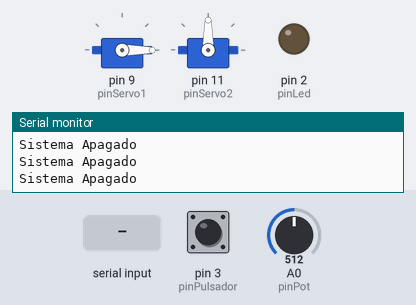
Bench run of a sketch on a simulated Arduino Uno, built with avr-gcc and run on an emulated ATmega328P. Shown: 2 × servo, output pins drawn as LEDs (lit = HIGH), the last lines printed to the serial monitor. Inputs (shaded band) come from the test bench; at power-on: pin 3 (pinPulsador) HIGH, A0 (pinPot) = 512.

Above: at 1.2 s.
1.3 s: pin 3 (pinPulsador) pulled LOW for 0.15 s
At 2.2 s:
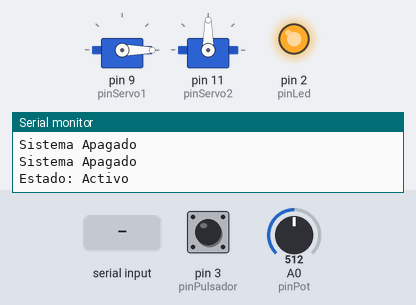
2.9 s: "90,45\n" received over Serial
At 3.6 s:
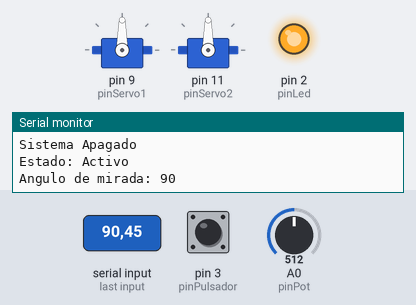
4.4 s: A0 (pinPot) set to 440
At 4.9 s:
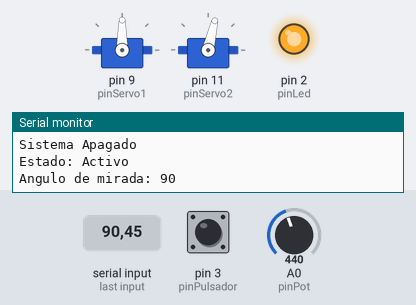
5.9 s: "30,150\n" received over Serial
At 7.1 s:
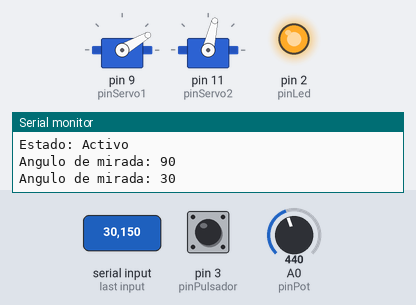
7.4 s: A0 (pinPot) set to 460
At 8.6 s:
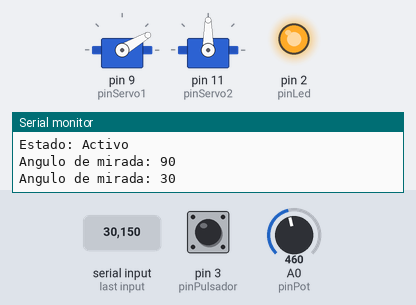
8.9 s: A0 (pinPot) set to 610
At 10.0 s:
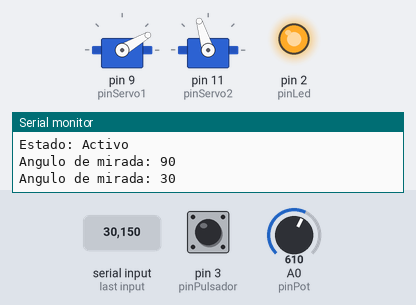
Timing chart, 0 to 11.4 s (numbered marks = the images above; inputs shaded):
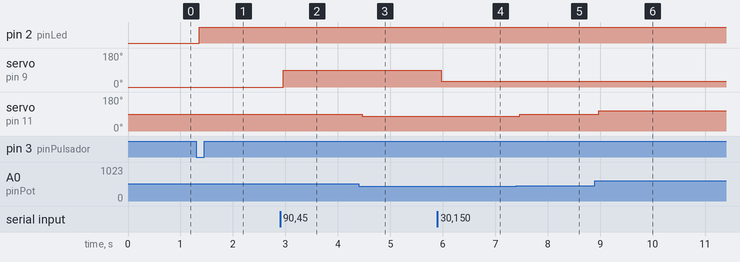

The sketch:

s_6_dos_servos.ino
```cpp
#include <Servo.h>

const int pinPulsador = 3;
const int pinPot = A0;
const int pinServo1 = 9;
const int pinServo2 = 11;
const int pinLed = 2;

bool activo = false;
int pulsoAnterior = HIGH;
Servo miServo1;
Servo miServo2;

//Funciones
//Activar y desactivar
bool leerpulsador(){
  int estadopulsador = digitalRead(pinPulsador);
  bool cambioEstado = false;
  if(estadopulsador == LOW && pulsoAnterior == HIGH){
    cambioEstado = true;
    delay(50);
  }
  pulsoAnterior = estadopulsador;
  return cambioEstado;
}

//Lectura de potenciometro:
int leerPot(){
  int valor = analogRead(pinPot);
  return valor;
}

//Control del servomotor de 180 grador por el monitor en serie:

void controlServo1(){
  if (Serial.available() > 0){
    int angulo = Serial.parseInt();

    if(angulo >= 0 && angulo <= 180){
      miServo1.write(angulo);
      Serial.print("Angulo de mirada: ");
      Serial.println(angulo);
    }else{
      Serial.println("Ingrese valor valido: ");
    }
    while (Serial.available() > 0){
      Serial.read();
    }
  }
}

//Control de velocidad del servo de 360 grados:

void controlServo2(int valor){
  int velocidad = map(valor, 0, 1023, 0, 180);
  if (valor >= 450 && valor <= 600){
    miServo2.write(90);
  }else{
    miServo2.write(velocidad);
  }
}

//bloque donde se apga el sistema:

void sistemaoff(){
  digitalWrite(pinLed,LOW);
  miServo1.write(0);
  miServo2.write(90);
  Serial.println("Sistema Apagado");
}

void setup() {
  miServo1.attach(pinServo1);
  miServo2.attach(pinServo2);
  pinMode(pinLed, OUTPUT);
  pinMode(pinPulsador, INPUT_PULLUP);
  Serial.begin(9600);
  Serial.println("Ingresa un angulo para el servo de 180");
}

void loop() {
  if (leerpulsador()){
    activo = !activo;
    Serial.print("Estado: ");
    Serial.println(activo ? "Activo" : "Inactivo");
  }

  if (activo){
    digitalWrite(pinLed, HIGH);
    int valor = leerPot();
    controlServo1();
    controlServo2(valor);

  }else{
    sistemaoff();
  }
  delay(100);
}
```

Measured:
- after the input at 1.3 s, pin 2 (pinLed): LOW → HIGH after 0.05 s
- after the input at 2.9 s, servo on pin 9 (pinServo1): 0° → 90° after 0.06 s
- after the input at 4.4 s, servo on pin 11 (pinServo2): 90° → 77° after 0.06 s
- after the input at 5.9 s, servo on pin 9 (pinServo1): 90° → 30° after 0.07 s
- after the input at 7.4 s, servo on pin 11 (pinServo2): 77° → 90° after 0.07 s
- after the input at 8.9 s, servo on pin 11 (pinServo2): 90° → 107° after 0.08 s
